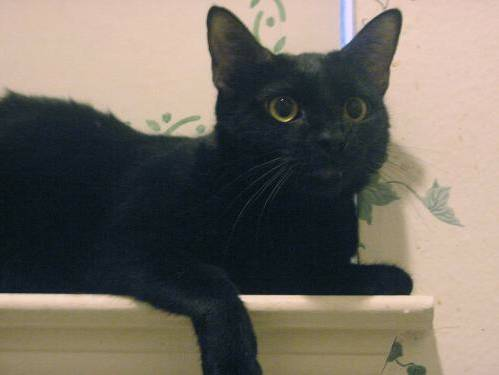
#> input picture Etude_de_cas_Chient_Chat/data/DogCatChallenge/sample/train/cats/cat.11737.jpg, 499 x 375 px; its folder holds 3 pictures in this run
$ jupyter execute --allow-errors Lab_computers_that_understand_images.ipynb   (shell and % lines are left out)   (Python 2 division)   (older library calls are emulated)
#> lines starting #> are read from the running program, lines starting #| are printed output that depends on the picture
### Etude_de_cas_Chient_Chat/paths.py
# import the necessary packages
import os

def list_images(basePath, contains=None):
    # return the set of files that are valid
#> further down, image is the input picture: shape (375, 499, 3); mean B, G, R 98.6, 108, 114.6
    return list_files(basePath, validExts=(".jpg", ".jpeg", ".png", ".bmp"), contains=contains)

def list_files(basePath, validExts=(".jpg", ".jpeg", ".png", ".bmp"), contains=None):
    # loop over the directory structure
    for (rootDir, dirNames, filenames) in os.walk(basePath):
        # loop over the filenames in the current directory
        for filename in filenames:
            # if the contains string is not none and the filename does not contain
            # the supplied string, then ignore the file
            if contains is not None and filename.find(contains) == -1:
                continue

            # determine the file extension of the current file
            ext = filename[filename.rfind("."):].lower()

            # check to see if the file is an image and should be processed
            if ext.endswith(validExts):
                # construct the path to the image and yield it
                imagePath = os.path.join(rootDir, filename).replace(" ", "\\ ")
                yield imagePath

### Etude_de_cas_Chient_Chat/Lab_computers_that_understand_images.ipynb
# Recognizing dogs and cats

The purpose of this laboratory is to build a first end to end reflex-based AI model to teach computers to [**understand images**](https://www.ted.com/talks/fei_fei_li_how_we_re_teaching_computers_to_understand_pictures).

In particular, the objective of this lab is to write an AI application able to recognize cats and dogs on images. Your application will take an image as input and will be able to say wheter the image contains a dog or a cat. You will work with the data of the [**Dogs vs Cats**](https://www.kaggle.com/c/dogs-vs-cats) competition from Kaggle. This competition was launched in 2013 and the first place was obtained by [Pierre Sermanet](https://research.google.com/pubs/PierreSermanet.html), actually Research Scientist at Google Brain, by using the [Overfeat](http://cilvr.nyu.edu/doku.php?id=software:overfeat:start#overfeatobject_recognizer_feature_extractor) deep learning library he wrote during his PhD at New York University under the supervision of [Yann Le Cun](http://yann.lecun.com/), Director of AI Research at Facebook. He obtained $1.09%$ of classification errors. Try to do your best to approach this score!!!

Two approaches will be used to adress this problem :
1. A traditional pattern recognition model in which hand-crafted features are extracted from images and used to represent them and to train classifiers.
2. A modern representation learning approach in which deep convolutional neural networks (CNN) are used to learn the image representations.


##  Learning outcomes
+ Building an end to end supervised machine learning pipeline : input data (training set) preparation, training (model learning), validation sets, cross-validation, hyper-parameter tuning, evaluation on the testing dataset.
+ Getting familiar with deep learning for image classification : model building and training, transfer learning, fine-tuning.
+ Getting familiar with some well-known librairies:
    + Machine learning : Scikit-learn ([http://scikit-learn.org/stable/](http://scikit-learn.org/stable/))
    + Deep learning: Keras ([https://keras.io/](https://keras.io/))
    + Computer vision : Scikit-image ([http://scikit-image.org/](http://scikit-image.org/) or OpenCV ([http://opencv.org/](http://opencv.org/))

**The final objective of this laboratory is to be aware to the potential but also to the limitations of reflex-based AI approaches towards visual recognition tasks.**


## Part 0 : Requirements
A set of packages will be useful to handle the first part of this study case.

    pip install -r requirements.txt

## Part 1 : A small tutorial on image classification

In this section, we will briefly introduce the image classification problem which consists in assigning to an input image one label from a fixed set of labels and which is one of the big challenge of computer vision and artifial intelligence. In our case, we will only consider two labels $\{dog, cat\}$. This small tutorial also aims at familiarizing you with machine learning and computer vision librairies that we will used in this course :
+ Scikit-Learn : [http://scikit-learn.org/stable/](http://scikit-learn.org/stable/)
+ OpenCV : [http://opencv.org/](http://opencv.org/) or Scikit-image ([http://scikit-image.org/](http://scikit-image.org/)).

While the task of image classification is very easy for a human, we have to face with several challenge to build our automatic recognition algorithm among whom:

+ Viewpoint variation.
+ Scale variation.
+ Illumination conditions variation.
+ Deformation.
+ Occlusion.
+ Backgroud clutter.
+ Intraclass variation.

Source : Images from the CS231n course of Stanford (Convolutional Neural Networks for Visual Recognition)

### A simple image classification pipeline

To built our image classification algorithm, we will follow the principle of a machine learning approach for image classification which consists in :
1. Collecting and preparing a dataset of images and their corresponding labels.
2. Using a machine learning algorithm to train a classifier.
3. Evaluate the classifier on new images.

#### Having a look on the available data

First, you have to  download the dataset that will be used to train and test our model. Before downloading the data, create a subdirectory in your working folder called data. Then download [DataDogsCatsChallenge.zip](https://filesender.renater.fr/?s=download&token=73e7d488-3aa8-43d5-a028-ed6f2e62f61a) into that directory and unzip it. This dataset contains 25,000 labelled dog and cat photos available for training, and 12,500 in the test set that we have to try to label for the Kaggle competition.

As we have seen in the lecture note, the standard practice in machine learning is to split the available data into at least two different subsets :
+ The **training set** : to learn the model.
+ The **testing set** : to evaluate the learned model.

You have also seen that is the also standard to add a third set to the split to build a **validation set** that will be used to fine-tune the parameters of the model.

I you have a look on the DogsCatsChallenge directory, you will see that the preparation of the data have been done and that the test and train sets are in separate subdirectories in which data for each category (cats and dogs) is also into subdirectories. Nevertheless, there is no validation set and one of your first task will be to build it.

The archive also contains a directory named **sample**. Training and validating the entire dataset can take some time. Therefore, it is a good practice to run first your algorithm on a small sample of your training and validation data before to run it on the entire set of data.

##### Image representation

Your first task will be to built a representation of the data, i.e. a feature vector which values quantify the contents of the image. We will see latter that, using Deep Convolutional Neural Networks, we can learn an efficient representation directly using raw pixel intensities as inputs. Here, we will just represent the images by two alternative representations.
+ A first representation is built using the raw data by simply resizing an input image to a fixed size (here $32 \times 32$ pixels) and then by flattening the RBG pixel intensities into a single vectors of numbers.
+ A second representation is built from the color histogram that characterizes the color distribution of the image. For this representation a color conversion into the HSV color space could be useful.

**Complete the functions below to build such representations**

Some helping functions :
+ With Numpy:
    + [Array flattening](https://docs.scipy.org/doc/numpy/reference/generated/numpy.ndarray.flatten.html)

+ With OpenCV:

     + [Geometric transformations on images](http://docs.opencv.org/trunk/da/d6e/tutorial_py_geometric_transformations.html)
     + [Colorspace conversion](http://docs.opencv.org/trunk/df/d9d/tutorial_py_colorspaces.html)
     + [Histogram in OpenCV](http://docs.opencv.org/trunk/de/db2/tutorial_py_table_of_contents_histograms.html)

+ With Scikit-image :
    + [Loading an image from a file](https://scikit-image.org/docs/stable/user_guide/data_types.html)
    + [Image transformations](https://scikit-image.org/docs/dev/user_guide/transforming_image_data.html)
    + [Colorspace conversion](https://scikit-image.org/docs/dev/user_guide/transforming_image_data.html#color-manipulation)


Apply the following code.

[cell 1]
from sklearn.neighbors import KNeighborsClassifier
from sklearn.model_selection import train_test_split
from imutils import paths
import numpy as np
import argparse
import imutils
import cv2
import os

[cell 2]
# TO DO : complete other import modules
# [36 lines left out: functions image_to_feature_vector1, image_to_feature_vector, not called in this run]


def extract_color_histogram(image, bins=(8, 8, 8)):

# extract a 3D color histogram from the HSV color space using
# the supplied number of `bins` per channel

#> called with bins = (8, 8, 8)
    hsv = cv2.cvtColor(image, cv2.COLOR_BGR2HSV)
#> hsv: shape (375, 499, 3); mean H, S, V 54, 79.4, 121.3
    hist = cv2.calcHist([hsv], [0, 1, 2], None, bins,[0, 180, 0, 256, 0, 256])

# handle normalizing the histogram if we are using OpenCV 2.4.X

    if imutils.is_cv2():
        hist = cv2.normalize(hist)

# otherwise, perform "in place" normalization in OpenCV 3 (I
# personally hate the way this is done

    else:
        cv2.normalize(hist, hist)
# return the flattened histogram as the feature vector
    return hist.flatten()

# [22 lines left out: function extract_color_histogram_resized, not called in this run]

#### Dataset preparation and feature extraction
The dataset has to be prepared for feature extraction :
+ Three lists will be initialized to store the raw pixel representation, the color distribution (histogram) representation and the class labels themselves.
+ Then, the lists will be completed by extracted the features from the dataset (don't forgot to begin by testing your program on the sample dataset before to apply it on the whole dataset).

For this step, we can used the paths.py file [here](https://github.com/jrosebr1/imutils/blob/master/imutils/paths.py)

[cell 3]
from paths import *

print("Describing images...")
imagePaths = list(list_images('./data/DogCatChallenge/sample'))

# initialize the raw pixel intensities matrix, the features matrix and labels list
rawImages_features = []
histogram_features = []
labels = []

#> (the rest of this cell did not finish here and is left out)

#### Dataset splitting into training and validation dataset

The last common step in machine learning will be to split the training dataset into training dataset and validation dataset. For this, you could use some functions from scikit-learn :

  + [Cross validation](http://scikit-learn.org/stable/modules/cross_validation.html)


 In our case, the split of the dataset into training, validation and test set has been done but you can try to build another sample dataset using the fonctions of scikit-learn. In particular, if you are note familiar to **cross validation**, take the time to read carefully the previous documentation.

[cell 4]
from sklearn.model_selection import train_test_split

#> (the rest of this cell did not finish here and is left out)

#### Classification using the K-Nearest Neighbor (k-NN) classifier

In order to build this simple image classification pipeline, you will use the k-Nearest Neighbor (k-NN) classifier which is a very simple machine learning/image classification approach, rarely used in practice but its simplicity will enable you to get quickly an idea of the image classification pipeline.

The principle of the [k-NN classifier](https://en.wikipedia.org/wiki/K-nearest_neighbors_algorithm) can be summarize by the following principle : “Tell me who your neighbors are, and I’ll tell you who you are”. Given an unknown image and a training dataset, the k-NN classifier will compare this image to every single image of the training dataset and will predict the label by finding the most common class among the k-closest examples.

Thus to apply the k-nearest Neighbor classification, we need to define a distance metric or a similarity function. For the sake of simplicity, here we will consider the euclidian distance but other distances can be used according to the targeted type of data.

$d(\mathbf{p},\mathbf{q})=\sqrt{\sum_{i=1}^{N}(q_i-p_i)^2}$

with $\mathbf{p}$ and $\mathbf{q}$ two data vectorial representations.

You can now train and predict a k-Nearest Neighbor classifier on your different splits. Once again, we suggest you to have a look on the scikit-learn documentation :
+ [KNeighborsClassifier](http://scikit-learn.org/stable/modules/generated/sklearn.neighbors.KNeighborsClassifier.html#sklearn.neighbors.KNeighborsClassifier)
+ [Example](http://scikit-learn.org/stable/auto_examples/neighbors/plot_classification.html#sphx-glr-auto-examples-neighbors-plot-classification-py)
+ [An introduction to machine learning with scikit-learn](http://scikit-learn.org/stable/tutorial/basic/tutorial.html#learning-and-predicting)

#> (a cell that did not finish here is left out)

[cell 6]
from sklearn.neighbors import KNeighborsClassifier


Score_feat = []

Score_hist = []

distance = [1,2,3,4,5]


#> (the rest of this cell did not finish here and is left out)

**Take the time to compare and to discuss with the others your obtained score !**

#### Validation sets for Hyperparameter tuning

The k-nearest neighbor classifier requires a setting for k. What value have you chosen?  How ? Another parameter of this classifier is the choice of the distance functions we could have used. These choices are called **hyperparameters** and their setting is one of the main issue of the design of many Machine Learning algorithms.

To choose these hyperparameter values, the principle is to try out many different values and to see what works best. The main question is on which data ? On the test set ? On the training set ? In fact, the idea is to split your training set in two: a slightly smaller training set, and what we call a **validation set** as explained in the course.

The scikit-learn library has two methods that can perform hyperparameter search and optimization: **Grid search** and **Randomized Search**. Let's have a look on their documentations :
 + [Tuning the hyper-parameters of an estimator](http://scikit-learn.org/stable/modules/grid_search.html)


You will now apply these two methods to tune the hyperparameters of our k-NN classifier :
 1. First, define a dictionary of parameters which contains two keys :
     + `n_neighbors` the number of nearest neighbors $k$ in the k-NN algorithm that we will vary in the range $[1, 29]$ (if your sample dataset is sufficient)
     + `metric` the distance function/similarity metric for k-NN that can be either the Euclidean distance either the Manhattan/City block distance.
 2. Then, apply Grid Search and Randomized Search

[cell 7]
from sklearn.model_selection import RandomizedSearchCV
from sklearn.model_selection import GridSearchCV
import time

print("Building training/testing split...")


#> (the rest of this cell did not finish here and is left out)

[cell 8]
print(" Tuning hyperparameters via grid search on raw features")


start = time.time()

params = {"n_neighbors": np.arange(1, 13, 1),"metric": ["euclidean", "cityblock", "manhattan"], "algorithm" :["auto", "ball_tree", "kd_tree", "brute"]}


clf = GridSearchCV( KNeighborsClassifier() , params )

#> (the rest of this cell did not finish here and is left out)

[cell 9]
print(" Tuning hyperparameters via random search on raw features")


start = time.time()


clf = RandomizedSearchCV(KNeighborsClassifier(), params)
#> (the rest of this cell did not finish here and is left out)

[cell 10]
## different types of results when execting several times the cell

print("Tuning hyperparameters via randomized search on histo features")

start = time.time()


clf = RandomizedSearchCV(KNeighborsClassifier(), params)
#> (the rest of this cell did not finish here and is left out)

[cell 11]
print(" Tuning hyperparameters via grid search on histo features")
start = time.time()


clf = GridSearchCV(KNeighborsClassifier(), params)
#> (the rest of this cell did not finish here and is left out)

#### Cross-validation

Sometimes, the size of your training data (and therefore also the validation data) is small and, in this case, the technique used for hyperparameter tuning is **cross-validation**. The main principle is to iterate over different validation sets and to average the performance across these. For example, in a 5-fold cross-validation, we split the training data into 5 equal folds, use 4 of them for training, and 1 for validation. We would then iterate over which fold is the validation fold, evaluate the performance, and finally average the performance across the different folds.

The scikit-learn library has also methods for this kind of cross validation :
+ [Cross-validation: evaluating estimator performance](http://scikit-learn.org/stable/modules/cross_validation.html#)

Here, you will just apply  **m-fold cross validation**. In particular, you have to write a 10-fold cross-validation run for the parameter k of our k-NN algorithm on the training dataset. You will just consider old value of $k$ on the range $[1,29]$

[cell 12]
from sklearn.model_selection import cross_val_score
from sklearn.model_selection import cross_validate
import matplotlib.pyplot as plt


# creating odd list of K for KNN
params = {"n_neighbors": np.arange(1, 22, 2)}

# empty list that will hold cv scores
cv_scores= []

# perform 10-fold cross validation on the KNN classifier with raw features
print(" 10-fold cross validation on the KNN classifier with raw features")


#> (the rest of this cell did not finish here and is left out)

#### Summary of Part 1


+ <span style="background-color:lightgreen">Introduction of the problem of **Image Classification** </span>.
+ <span style="background-color:lightgreen">Introduction and building of a **first simple classifier: the k-NN classifier**.</span> As seen, this classifier is very simple to implement and understand and one of its advantage is that is take no time to train since the training step consists in the storing and the indexing of the training data. Nevertheless, the test time should be expensive since it consists in comparing the target data to every training data. **This behavior is contrary to what is expected** since, in practice, we are often more careful with the test time efficiency that to the training time one.
+ <span style="background-color:lightgreen">Introduction of the **supervised machine learning basic pipeline** : preparation of the data and splitting into **training, validation and test sets**, **training of a model** on a labelled training dataset, **hyperparameters tuning** on the validation set, **evaluation of the model accuracy** on the test set.</span>
+ <span style="background-color:lightgreen">Introduction to the **cross-validation** procedure.</span>

<span style="background-color:lightblue"> You have finished the part 1 ! Complete the dashboard on the global MsTeams team.</span>

## Part 2 : Using Hand-Crafted Features

In this part, you will also follow the traditional image recognition approach but you will try to improve your image representation by using better features than the raw representation and the color distribution. Indeed, raw pixel data is hard to use for machine learning and for comparing images in general due to the different challenges explained before.
As a consequence, the computer vision community had studied and proposed a wide range of robust and discriminative features such as HOG (Histogram of Oriented Gradients), SIFT (Scale-Invariant Feature Transform) or SURF(Speeded Up Robust Features) among others. These features are often refered as **hand-crafted features**. Have a look on the slides on a good tutorial on features for image classification at ECCV 2010 : [http://ufldl.stanford.edu/eccv10-tutorial/](http://ufldl.stanford.edu/eccv10-tutorial/).

In this part, we will use the discriminative bag of visual words (BoVW) approach to represent the content of the target images.  Bag of visual words (BoVW) is a popular technique for image classification inspired by models used in natural language processing and texture recognition. BoVW downplays word arrangement (spatial information in the image) and classifies based on an histogram of the frequency of visual words in image content. The set of visual words forms a visual vocabulary, which is constructed by clustering a large corpus of features. A first step will thus consist in building a visual vocabulary by clustering a large set of local features (you will used DENSE SIFT) extracted from our training image corpus.

Source : [mathwoks](https://fr.mathworks.com/help/vision/ug/image-classification-with-bag-of-visual-words.html?requestedDomain=www.mathworks.com)

Then, the typical BoVW pipeline for representing an image consists in :
1. extracting the local features from the image,
2. encoding the local features to the corresponding visual words
3. performing spatial pooling.

Then, all the images of your training set are described with the BoVW representation and on the same way than in the previous part you can train any off-shelf classifier to classify images. Here you will train a SVM.

For this part we suggest to use the OpenCV and scikit-learn libraries.

Some documentation :
 + [Sift and OpenCV](https://docs.opencv.org/master/da/df5/tutorial_py_sift_intro.html)
 + A small tutorial on Bag of visual words in python [here](https://medium.com/@aybukeyalcinerr/bag-of-visual-words-bovw-db9500331b2f)

### Visual Vocabulary Building

[cell 13]
import random

[cell 14]
import cv2
import imutils
import numpy as np
import os


# Here you have to extract SIFT features on all images of the training set and to make a k-means clustering to build the visual vocabulary.


# Get the path of the training set

imagePaths = list(list_images('./data/DogCatChallenge/sample'))


# Get all the path to the images and save them in a list
# image_paths and the corresponding label in image_classes

image_paths = []
image_classes = []


des_list=[]

number_image=[]


for path in imagePaths:


    image = cv2.imread(path)

    animal = path.split('/')[5]

    image_classes.append(animal)
    image_paths.append(path)

    # Create feature extraction and keypoint detector objects using opencv

    img = image
    sift = cv2.SIFT_create()
    gray= cv2.cvtColor(img,cv2.COLOR_BGR2GRAY)
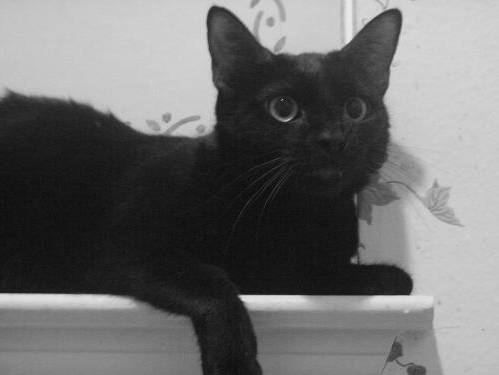
#> gray: shape (375, 499); min 1, max 235, mean 108.9
    kp = sift.detect(gray,None)
#> kp = 171 keypoints; strongest (x, y, size): (252, 301, 12.2), (396, 280, 20.9), (169, 94, 64.3), (291, 170, 135.2)
    img=cv2.drawKeypoints(gray,kp,img)
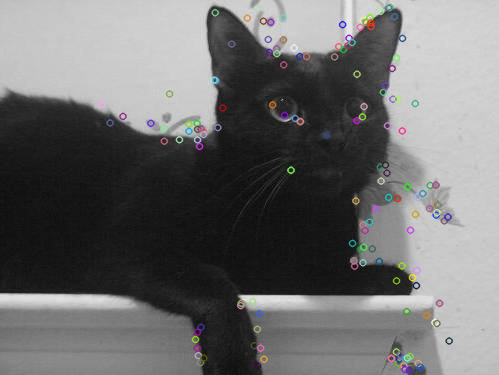
#> img: shape (375, 499, 3); mean B, G, R 109.1, 109, 109.1
    kp,des = sift.compute(gray,kp)


    number_descriptor = np.shape(des)[0]
    number_image.append(number_descriptor)
    # List where all the descriptors are stored

    des_list.append(des)


descriptors = des_list[0][1]

for descriptor in des_list[1:]:

    descriptors = np.vstack((descriptors, descriptor))
#> (the rest of the program and of its run is left out)
